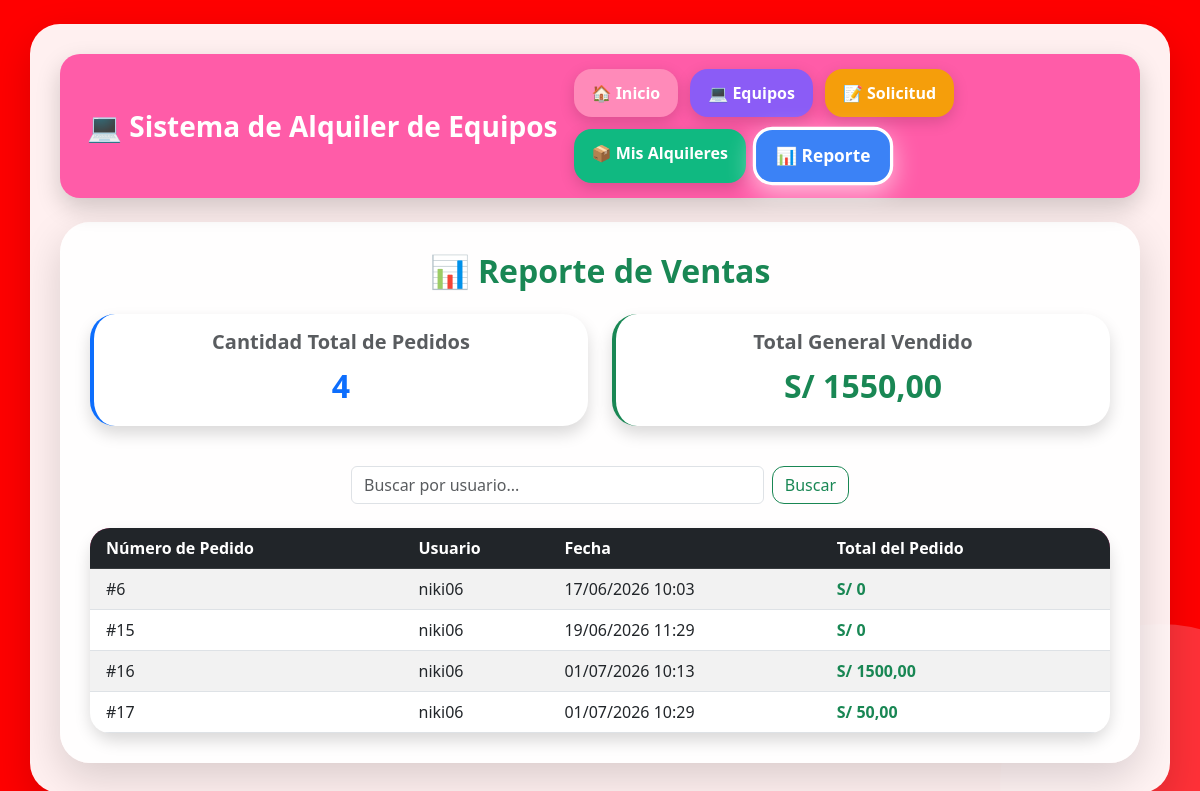
/reporte-ventas/ (signed in), run on the app's committed database.
### pedidos/models.py (models this page shows, shortened)
class Pedido(models.Model):
    usuario = models.ForeignKey(
        User,
        on_delete=models.CASCADE
    )
    productos = models.ManyToManyField(
        Producto,
        through='DetallePedido'
    )
    fecha = models.DateTimeField(auto_now_add=True)
    fecha_alquiler = models.DateField()
    fecha_devolucion = models.DateField()
    ESTADO_PEDIDO = [
        ('Pendiente', 'Pendiente'),
        ('Aprobado', 'Aprobado'),
        ('Devuelto', 'Devuelto'),
    ]
    estado = models.CharField(
        max_length=20,
        choices=ESTADO_PEDIDO,
        default='Pendiente'
    )

### pedidos/views.py (the view)
# urls.py: path("reporte-ventas/", views.reporte_ventas, name="reporte_ventas"),
@login_required
def reporte_ventas(request):
    buscar = request.GET.get("buscar")
    pedidos_db = Pedido.objects.all()
    if buscar:
        pedidos_db = pedidos_db.filter(usuario__username__icontains=buscar)
    pedidos_con_total = []
    total_general = 0
    for pedido in pedidos_db:
        detalles = DetallePedido.objects.filter(pedido=pedido)
        total_pedido = sum(d.cantidad * d.producto.precio for d in detalles)
        pedido.total_calculado = total_pedido
        pedidos_con_total.append(pedido)
        total_general += total_pedido
    cantidad_pedidos = len(pedidos_con_total)
    return render(
        request,
        "pedidos/reporte_ventas.html",
        {
            "pedidos": pedidos_con_total,
            "cantidad_pedidos": cantidad_pedidos,
            "total_general": total_general,
            "buscar": buscar
        }
    )

### pedidos/templates/pedidos/reporte_ventas.html (shortened to what this page needs)
{% extends 'base.html' %}
{% block content %}
<div class="container mt-4">
    <h2 class="text-center text-success mb-4">📊 Reporte de Ventas</h2>
    <div class="row my-4">
        <div class="col-md-6 mb-3">
            <div class="card shadow border-start border-primary border-4">
                <div class="card-body text-center">
                    <h5 class="text-muted">Cantidad Total de Pedidos</h5>
                    <p class="fs-2 text-primary m-0"><strong>{{ cantidad_pedidos }}</strong></p>
                </div>
            </div>
        </div>
        <div class="col-md-6 mb-3">
            <div class="card shadow border-start border-success border-4">
                <div class="card-body text-center">
                    <h5 class="text-muted">Total General Vendido</h5>
                    <p class="fs-2 text-success m-0"><strong>S/ {{ total_general }}</strong></p>
                </div>
            </div>
        </div>
    </div>
    <div class="row mb-4">
        <div class="col-md-6 mx-auto">
            <form method="GET" action="{% url 'reporte_ventas' %}" class="d-flex">
                <input type="text" name="buscar" class="form-control me-2" placeholder="Buscar por usuario..." value="{{ buscar|default:'' }}">
                <button class="btn btn-outline-success" type="submit">Buscar</button>
            </form>
        </div>
    </div>
    <div class="card shadow">
        <div class="card-body p-0">
            <div class="table-responsive">
                <table class="table table-hover table-striped mb-0">
                    <thead class="table-dark">
                        <tr>
                            <th class="ps-3">Número de Pedido</th>
                            <th>Usuario</th>
                            <th>Fecha</th>
                            <th class="pe-3">Total del Pedido</th>
                        </tr>
                    </thead>
                    <tbody>
                        {% for pedido in pedidos %}
                        <tr>
                            <td class="ps-3">#{{ pedido.id }}</td>
                            <td>{{ pedido.usuario.username }}</td>
                            <td>{{ pedido.fecha|date:"d/m/Y H:i" }}</td>
                            <td class="text-success pe-3"><strong>S/ {{ pedido.total_calculado }}</strong></td>
                        </tr>
                        {% empty %}
                        <tr>
                            <td colspan="4" class="text-center py-4 text-muted">No se encontraron pedidos en el sistema.</td>
                        </tr>
                        {% endfor %}
                    </tbody>
                </table>
            </div>
        </div>
    </div>
</div>
{% endblock %}

### static/css/style.css (style rules this page uses)
body { margin:0; padding:0; font-family:'Segoe UI',sans-serif; background-image:url("../img/fondo_tecnologico.png"); background-size:cover; background-position:center; background-repeat:no-repeat; background-attachment:fixed; min-height:100vh; position:relative; overflow-x:hidden; }
body::after { content:""; position:fixed; width:320px; height:320px; background:#ffc3df; border-radius:50%; bottom:-120px; right:-120px; opacity:.25; z-index:-3; }
.container { background:rgba(255,255,255,.94); border-radius:30px; padding:30px; margin-top:25px; box-shadow:0 15px 40px rgba(0,0,0,.15); }
.card { border:none; border-radius:25px; box-shadow:0 12px 25px rgba(0,0,0,.15); transition:.30s; }
table { border-radius:20px; overflow:hidden; }
thead { background:#ff5ca8; color:white; }
.btn { border-radius:12px; }
h1,h2,h3,h4,h5 { color:#ff4b93; font-weight:bold; }
body { background: red !important; }

### data on the page
Pedido: id "6", usuario.username "niki06", fecha "17/06/2026 10:03", total_calculado "0"
Pedido: id "15", usuario.username "niki06", fecha "19/06/2026 11:29", total_calculado "0"
Pedido: id "16", usuario.username "niki06", fecha "01/07/2026 10:13", total_calculado "1500,00"
Pedido: id "17", usuario.username "niki06", fecha "01/07/2026 10:29", total_calculado "50,00"

### other printed values
{{ cantidad_pedidos }} "4"
{{ total_general }} "1550,00"
